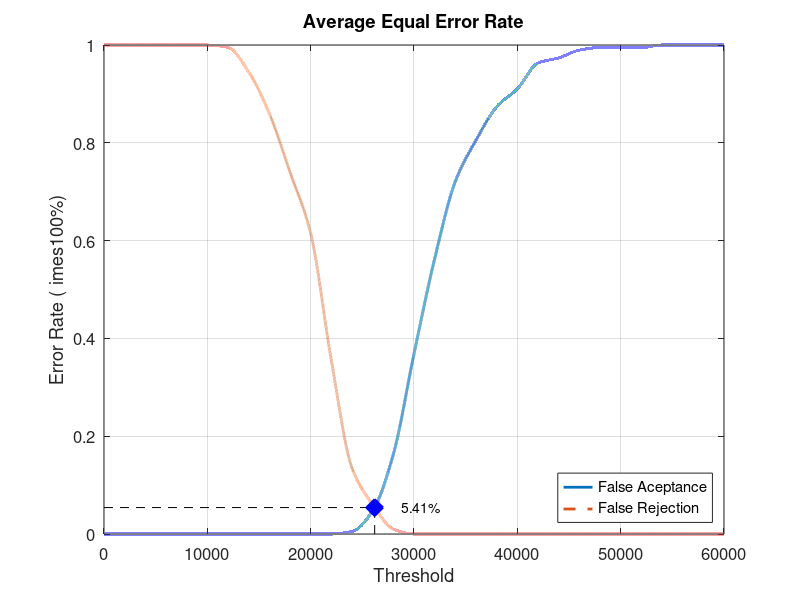
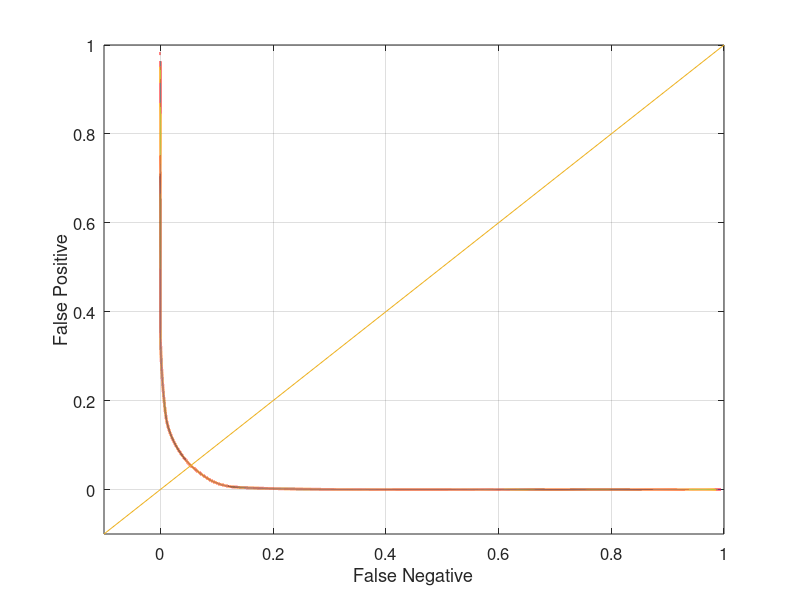

These figures' MATLAB source, in order:
close all;
clear;
clc;
x = 0:2000:60000;
xq = 0:0.5:60000;

y0 = [0 0 0 0 0 0 0 0 0 0 0 0 0.00526316 0.0473684 0.163158 0.368421 0.563158 0.721053 0.805263 0.873684 0.910526 0.963158 0.973684 0.989474 0.994737 0.994737 0.994737 1 1 1 1]
yy0 = interp1(x, y0, xq, 'pchip');
y1 = [1 1 1 1 1 1 0.995 0.945 0.86 0.74 0.615 0.355 0.135 0.06 0.01 0 0 0 0 0 0 0 0 0 0 0 0 0 0 0 0]
yy1 = interp1(x, y1, xq, 'pchip');

% Calculating EER: 
y2 = abs(y0 - y1);
find(y2 == min(y2))
yy2 = abs(yy0 - yy1);
xEER = find(yy2 == min(yy2));
xEERIndex = xq(xEER) % X-axis EER
yEER = yy0(xEER) % Y-axis EER

main = figure
plot(xq, yy0,'-','LineWidth', 2);	hold on
plot(xq, yy1,'--','LineWidth', 2);	hold on
plot([xEERIndex xEERIndex], [0 yEER], 'k--');	hold on
plot([0 xEERIndex], [yEER yEER], 'k--');	hold on
plot(xEERIndex, yEER, 'bx', 'LineWidth', 10);	hold on
text(xEERIndex + 10 * xEERIndex / 100, yEER, [num2str(round((10000 * yEER)) / 100) '%'])
legend('False Aceptance', 'False Rejection', 'Location', 'SouthEast')
xlabel('Threshold')
ylabel('Error Rate (	imes100%)')
title('Average Equal Error Rate')
set(gca, 'FontSize', 12)
axis([0 60000 0 1])
grid on

print(main, 'Database4_1Main', '-dpng');
FNRxFPR = figure('Color', [1 1 1]);
plot(yy1, yy0, '-', yy1, yy0, 'LineWidth', 2);
hold on
y = -0.1:0.1:1
plot(y, y); 
set(gca, 'FontSize', 12)
xlabel('False Negative')
ylabel('False Positive')
axis([-0.1 1 -0.1 1])
set(gca, 'FontSize', 12)
grid on

print(FNRxFPR, 'Database4_1FNRxFPR','-dpng');
